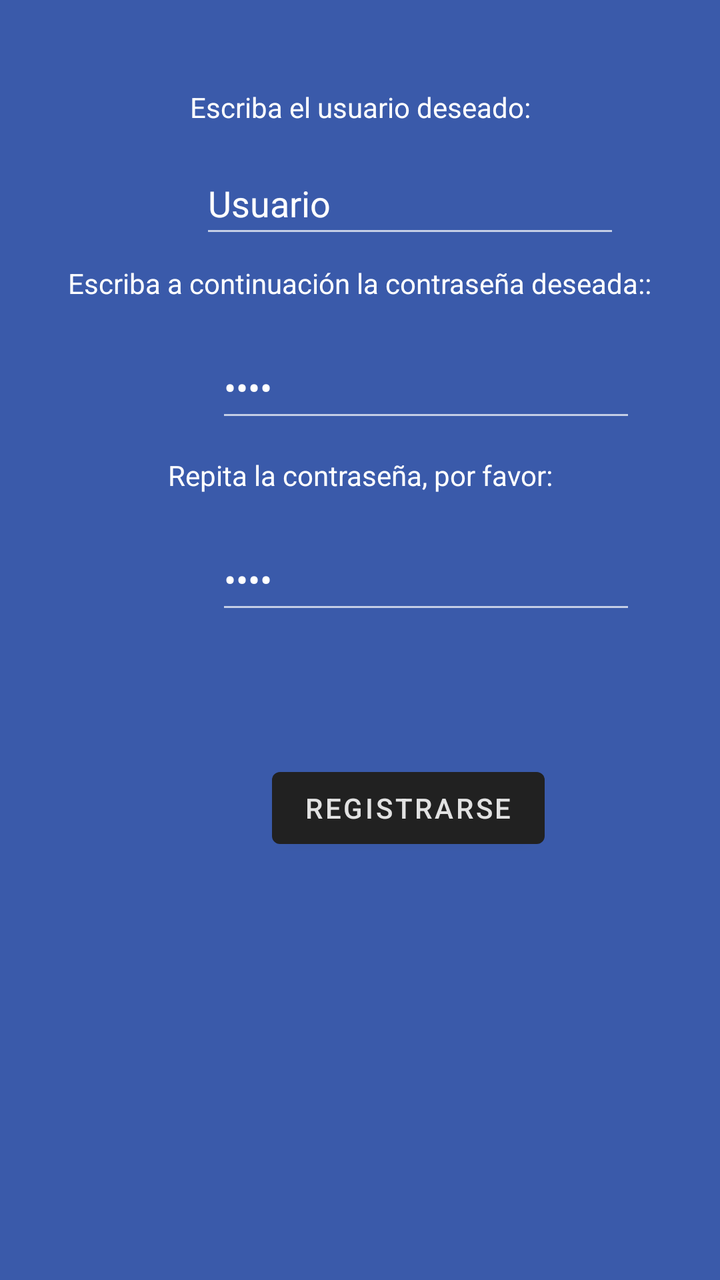
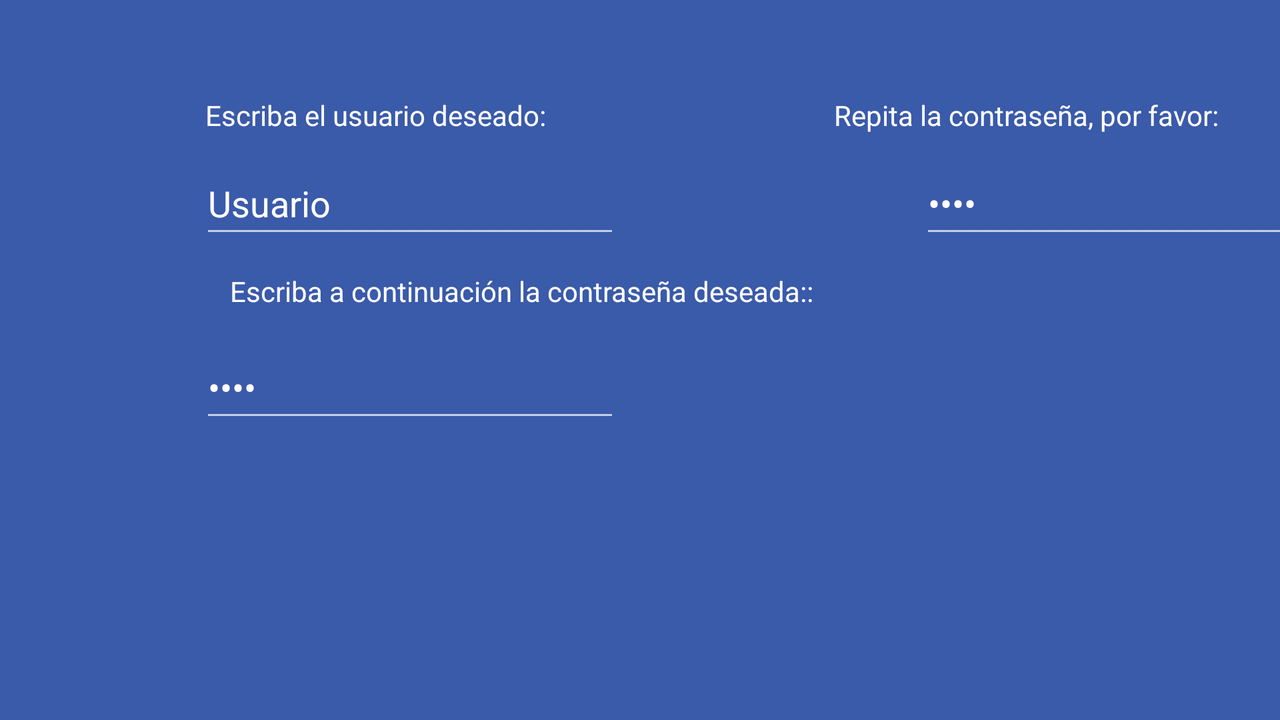

The same Android screen from two of the app's own layout files: first res/layout/ as a phone draws it, then the repository's variant for another configuration, drawn on a device whose configuration selects that folder. Both files follow.
<!-- AndroidManifest.xml: application theme Theme.ProyectoIndividual1 -->
<!-- res/layout/registro.xml -->
<?xml version="1.0" encoding="utf-8"?>
<androidx.constraintlayout.widget.ConstraintLayout xmlns:android="http://schemas.android.com/apk/res/android"
    xmlns:app="http://schemas.android.com/apk/res-auto"
    xmlns:tools="http://schemas.android.com/tools"
    android:layout_width="match_parent"
    android:theme="@style/MenuPrincipal"
    android:layout_height="match_parent">

    <TextView
        android:id="@+id/textView"
        android:layout_width="wrap_content"
        android:layout_height="wrap_content"
        android:layout_marginStart="84dp"
        android:layout_marginTop="44dp"
        android:layout_marginEnd="84dp"
        android:text="@string/registrotextoescrito1"
        android:textColor="#FFFFFF"
        app:layout_constraintEnd_toEndOf="parent"
        app:layout_constraintStart_toStartOf="parent"
        app:layout_constraintTop_toTopOf="parent" />

    <EditText
        android:id="@+id/UsuarioRegistro"
        android:layout_width="wrap_content"
        android:layout_height="wrap_content"
        android:layout_marginStart="100dp"
        android:layout_marginTop="76dp"
        android:ems="10"
        android:inputType="textPersonName"
        android:minHeight="48dp"
        android:text="@string/usuarioInicio"
        android:textColor="#FFFFFF"
        app:layout_constraintStart_toStartOf="parent"
        app:layout_constraintTop_toTopOf="parent" />

    <TextView
        android:id="@+id/texto4"
        android:layout_width="wrap_content"
        android:layout_height="wrap_content"
        android:layout_marginStart="115dp"
        android:layout_marginTop="132dp"
        android:layout_marginEnd="115dp"
        android:text="@string/registrotextoescrito2"
        android:textColor="#FFFFFF"
        app:layout_constraintEnd_toEndOf="parent"
        app:layout_constraintStart_toStartOf="parent"
        app:layout_constraintTop_toTopOf="parent" />

    <EditText
        android:id="@+id/RegContr"
        android:layout_width="wrap_content"
        android:layout_height="wrap_content"
        android:layout_marginStart="108dp"
        android:layout_marginTop="168dp"
        android:ems="10"
        android:inputType="textPassword"
        android:minHeight="48dp"
        android:text="1234"
        app:layout_constraintStart_toStartOf="parent"
        app:layout_constraintTop_toTopOf="parent"
        tools:ignore="SpeakableTextPresentCheck" />

    <TextView
        android:id="@+id/texto5"
        android:layout_width="wrap_content"
        android:layout_height="wrap_content"
        android:layout_marginStart="115dp"
        android:layout_marginTop="228dp"
        android:layout_marginEnd="115dp"
        android:text="@string/registrotextoescrito3"
        android:textColor="#FFFFFF"
        app:layout_constraintEnd_toEndOf="parent"
        app:layout_constraintStart_toStartOf="parent"
        app:layout_constraintTop_toTopOf="parent" />

    <EditText
        android:id="@+id/RegContrRep"
        android:layout_width="wrap_content"
        android:layout_height="wrap_content"
        android:layout_marginStart="108dp"
        android:layout_marginTop="264dp"
        android:ems="10"
        android:inputType="textPassword"
        android:minHeight="48dp"
        android:text="1234"
        app:layout_constraintStart_toStartOf="parent"
        app:layout_constraintTop_toTopOf="parent" />

    <Button
        android:id="@+id/activarregistro"
        android:layout_width="wrap_content"
        android:layout_height="wrap_content"
        android:layout_marginStart="136dp"
        android:layout_marginTop="380dp"
        android:onClick="onClickRegistrarse"
        android:text="@string/registrarse"
        app:layout_constraintStart_toStartOf="parent"
        app:layout_constraintTop_toTopOf="parent" />

</androidx.constraintlayout.widget.ConstraintLayout>
<!-- resources referenced by this layout -->
<resources>
  <string name="registrarse">Registrarse</string>
  <string name="registrotextoescrito1">Escriba el usuario deseado:</string>
  <string name="registrotextoescrito2">Escriba a continuación la contraseña deseada::</string>
  <string name="registrotextoescrito3">Repita la contraseña, por favor:</string>
  <string name="usuarioInicio">Usuario</string>
  <style name="MenuPrincipal" parent="Theme.AppCompat">
          <item name="android:title">#A0AA50</item>
          <item name="android:textColor">#182111</item>
          <item name="android:background">#3A5AAA</item>
      </style>
  <style name="Theme.ProyectoIndividual1" parent="Theme.MaterialComponents.DayNight.DarkActionBar">
          
          <item name="colorPrimary">@color/purple_700</item>
          <item name="colorPrimaryVariant">@color/black</item>
          <item name="colorOnPrimary">#E2E2E2</item>
          
          <item name="colorSecondary">@color/teal_200</item>
          <item name="colorSecondaryVariant">@color/teal_700</item>
          <item name="colorOnSecondary">@color/black</item>
          
          <item name="android:statusBarColor" tools:targetApi="l">?attr/colorPrimaryVariant</item>
          
      </style>
  <color name="purple_700">#FF0700B3</color>
  <color name="black">#FF000000</color>
  <color name="teal_200">#FF03DAC5</color>
  <color name="teal_700">#FF018786</color>
</resources>
<!-- res/layout-land/registro.xml (the repository's variant of the layout above) -->
<!-- drawn on the phone turned sideways -->
<?xml version="1.0" encoding="utf-8"?>
<androidx.constraintlayout.widget.ConstraintLayout xmlns:android="http://schemas.android.com/apk/res/android"
    xmlns:app="http://schemas.android.com/apk/res-auto"
    xmlns:tools="http://schemas.android.com/tools"
    android:layout_width="match_parent"
    android:theme="@style/MenuPrincipal"
    android:layout_height="match_parent">

    <TextView
        android:id="@+id/textView"
        android:layout_width="wrap_content"
        android:layout_height="wrap_content"
        android:layout_marginStart="84dp"
        android:layout_marginTop="48dp"
        android:layout_marginEnd="84dp"
        android:text="@string/registrotextoescrito1"
        android:textColor="#FFFFFF"
        app:layout_constraintEnd_toEndOf="parent"
        app:layout_constraintHorizontal_bias="0.062"
        app:layout_constraintStart_toStartOf="parent"
        app:layout_constraintTop_toTopOf="parent" />

    <EditText
        android:id="@+id/UsuarioRegistro"
        android:layout_width="wrap_content"
        android:layout_height="wrap_content"
        android:layout_marginStart="100dp"
        android:layout_marginTop="76dp"
        android:ems="10"
        android:inputType="textPersonName"
        android:minHeight="48dp"
        android:text="@string/usuarioInicio"
        android:textColor="#FFFFFF"
        app:layout_constraintStart_toStartOf="parent"
        app:layout_constraintTop_toTopOf="parent" />

    <TextView
        android:id="@+id/texto4"
        android:layout_width="wrap_content"
        android:layout_height="wrap_content"
        android:layout_marginStart="115dp"
        android:layout_marginTop="136dp"
        android:layout_marginEnd="115dp"
        android:text="@string/registrotextoescrito2"
        android:textColor="#FFFFFF"
        app:layout_constraintEnd_toEndOf="parent"
        app:layout_constraintHorizontal_bias="0.0"
        app:layout_constraintStart_toStartOf="parent"
        app:layout_constraintTop_toTopOf="parent" />

    <EditText
        android:id="@+id/RegContr"
        android:layout_width="wrap_content"
        android:layout_height="wrap_content"
        android:layout_marginStart="100dp"
        android:layout_marginTop="168dp"
        android:ems="10"
        android:inputType="textPassword"
        android:minHeight="48dp"
        android:text="1234"
        app:layout_constraintStart_toStartOf="parent"
        app:layout_constraintTop_toTopOf="parent"
        tools:ignore="SpeakableTextPresentCheck" />

    <TextView
        android:id="@+id/texto5"
        android:layout_width="wrap_content"
        android:layout_height="wrap_content"
        android:layout_marginStart="468dp"
        android:layout_marginTop="48dp"
        android:layout_marginEnd="82dp"
        android:text="@string/registrotextoescrito3"
        android:textColor="#FFFFFF"
        app:layout_constraintEnd_toEndOf="parent"
        app:layout_constraintStart_toStartOf="parent"
        app:layout_constraintTop_toTopOf="parent" />

    <EditText
        android:id="@+id/RegContrRep"
        android:layout_width="wrap_content"
        android:layout_height="wrap_content"
        android:layout_marginStart="460dp"
        android:layout_marginTop="76dp"
        android:ems="10"
        android:inputType="textPassword"
        android:minHeight="48dp"
        android:text="1234"
        app:layout_constraintStart_toStartOf="parent"
        app:layout_constraintTop_toTopOf="parent" />

    <Button
        android:id="@+id/activarregistro"
        android:layout_width="wrap_content"
        android:layout_height="wrap_content"
        android:layout_marginStart="528dp"
        android:layout_marginTop="168dp"
        android:layout_marginEnd="113dp"
        android:onClick="onClickRegistrarse"
        android:text="@string/registrarse"
        app:layout_constraintEnd_toEndOf="parent"
        app:layout_constraintStart_toStartOf="parent"
        app:layout_constraintTop_toTopOf="parent" />

</androidx.constraintlayout.widget.ConstraintLayout>
